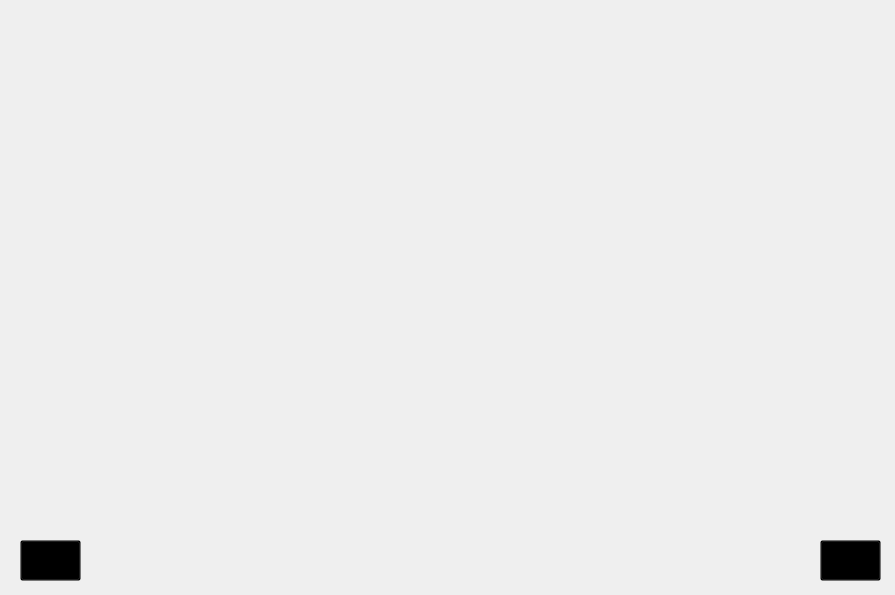
<?xml version="1.0" encoding="UTF-8"?>
<ui version="4.0">
 <class>MainWindow</class>
 <widget class="QMainWindow" name="MainWindow">
  <property name="geometry">
   <rect>
    <x>0</x>
    <y>0</y>
    <width>895</width>
    <height>595</height>
   </rect>
  </property>
  <property name="windowTitle">
   <string>MainWindow</string>
  </property>
  <property name="autoFillBackground">
   <bool>true</bool>
  </property>
  <widget class="QWidget" name="centralwidget">
   <widget class="QLabel" name="label">
    <property name="geometry">
     <rect>
      <x>0</x>
      <y>0</y>
      <width>901</width>
      <height>601</height>
     </rect>
    </property>
    <property name="text">
     <string/>
    </property>
    <property name="pixmap">
     <pixmap resource="../../../../../../Users/mayur/Desktop/JIMS/minor project/bg.qrc">:/newPrefix/ebbdf7ce4f7f502d1f28b96b5cbd7a1f.gif</pixmap>
    </property>
    <property name="scaledContents">
     <bool>true</bool>
    </property>
   </widget>
   <widget class="QTextBrowser" name="textBrowser">
    <property name="geometry">
     <rect>
      <x>20</x>
      <y>220</y>
      <width>201</width>
      <height>41</height>
     </rect>
    </property>
    <property name="font">
     <font>
      <pointsize>26</pointsize>
     </font>
    </property>
    <property name="layoutDirection">
     <enum>Qt::LeftToRight</enum>
    </property>
    <property name="styleSheet">
     <string notr="true">background:transparent;
</string>
    </property>
    <property name="html">
     <string>&lt;!DOCTYPE HTML PUBLIC &quot;-//W3C//DTD HTML 4.0//EN&quot; &quot;http://www.w3.org/TR/REC-html40/strict.dtd&quot;&gt;
&lt;html&gt;&lt;head&gt;&lt;meta name=&quot;qrichtext&quot; content=&quot;1&quot; /&gt;&lt;style type=&quot;text/css&quot;&gt;
p, li { white-space: pre-wrap; }
&lt;/style&gt;&lt;/head&gt;&lt;body style=&quot; font-family:'MS Shell Dlg 2'; font-size:26pt; font-weight:400; font-style:normal;&quot;&gt;
&lt;p align=&quot;center&quot; style=&quot;-qt-paragraph-type:empty; margin-top:0px; margin-bottom:0px; margin-left:0px; margin-right:0px; -qt-block-indent:0; text-indent:0px; font-size:8pt;&quot;&gt;&lt;br /&gt;&lt;/p&gt;&lt;/body&gt;&lt;/html&gt;</string>
    </property>
   </widget>
   <widget class="QPushButton" name="pushButton">
    <property name="geometry">
     <rect>
      <x>20</x>
      <y>540</y>
      <width>61</width>
      <height>41</height>
     </rect>
    </property>
    <property name="styleSheet">
     <string notr="true">background:transparent;
image: url(:/play/Button-Play-icon.png);</string>
    </property>
    <property name="text">
     <string/>
    </property>
   </widget>
   <widget class="QPushButton" name="pushButton_2">
    <property name="geometry">
     <rect>
      <x>820</x>
      <y>540</y>
      <width>61</width>
      <height>41</height>
     </rect>
    </property>
    <property name="styleSheet">
     <string notr="true">background:transparent;
image: url(:/exit/Actions-application-exit-icon.png);</string>
    </property>
    <property name="text">
     <string/>
    </property>
   </widget>
   <widget class="QTextBrowser" name="textBrowser_3">
    <property name="geometry">
     <rect>
      <x>20</x>
      <y>360</y>
      <width>201</width>
      <height>41</height>
     </rect>
    </property>
    <property name="styleSheet">
     <string notr="true">background:transparent;
</string>
    </property>
   </widget>
   <widget class="QLabel" name="label_2">
    <property name="geometry">
     <rect>
      <x>740</x>
      <y>200</y>
      <width>141</width>
      <height>81</height>
     </rect>
    </property>
    <property name="text">
     <string/>
    </property>
    <property name="pixmap">
     <pixmap>../../Users/mayur/Desktop/JIMS/minor project/MetallicNegativeBobolink-max-1mb.gif</pixmap>
    </property>
    <property name="scaledContents">
     <bool>true</bool>
    </property>
   </widget>
   <widget class="QLabel" name="label_3">
    <property name="geometry">
     <rect>
      <x>640</x>
      <y>20</y>
      <width>241</width>
      <height>161</height>
     </rect>
    </property>
    <property name="text">
     <string/>
    </property>
    <property name="pixmap">
     <pixmap>../../Users/mayur/Desktop/JIMS/minor project/Phone_Booth_03_prores_v008.gif</pixmap>
    </property>
    <property name="scaledContents">
     <bool>true</bool>
    </property>
   </widget>
   <widget class="QLabel" name="label_4">
    <property name="geometry">
     <rect>
      <x>10</x>
      <y>10</y>
      <width>301</width>
      <height>121</height>
     </rect>
    </property>
    <property name="text">
     <string/>
    </property>
    <property name="pixmap">
     <pixmap>../../Users/mayur/Desktop/JIMS/minor project/MeekPlayfulIbizanhound-max-1mb.gif</pixmap>
    </property>
    <property name="scaledContents">
     <bool>true</bool>
    </property>
   </widget>
  </widget>
 </widget>
 <resources>
  <include location="../../../../../../Users/mayur/Desktop/JIMS/minor project/bg.qrc"/>
  <include location="../../../../../../Users/mayur/Desktop/JIMS/minor project/buttons.qrc"/>
  <include location="../../../../../../Users/mayur/Desktop/JIMS/minor project/rec.qrc"/>
  <include location="../../../../../../Users/mayur/Desktop/JIMS/minor project/show.qrc"/>
  <include location="../../Users/mayur/Desktop/JIMS/minor project/bg.qrc"/>
 </resources>
 <connections/>
</ui>
